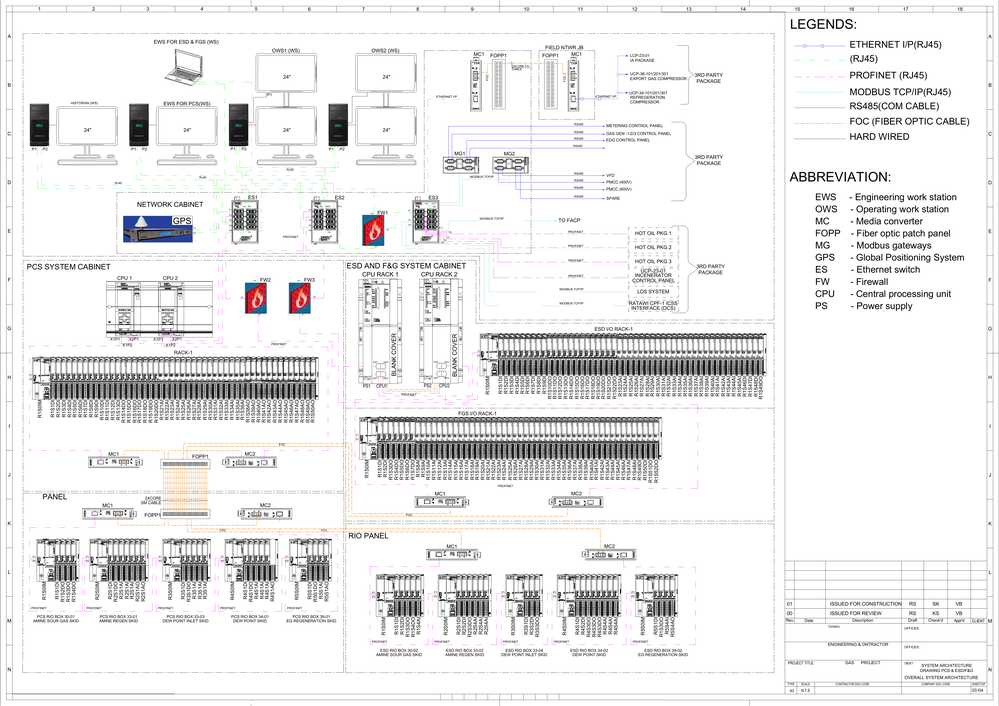
#> input picture example/schema.png, 999 x 706 px, shrunk from 4963 x 3509 before the run
$ python -i autotune.py   (imports and definitions only)
#> lines starting #> are read from the running program, lines starting #| are printed output that depends on the picture; after the words box and inside, x2 and y2 are one past the last pixel; in counts of white or black regions, pixels touching at a corner belong together
#> further down, picture is the input picture: shape (706, 999, 3); mean B, G, R 235.4, 235.1, 235.6
"""Auto-calibration of preprocessing parameters based on image characteristics."""

import cv2
import numpy as np


def _skeletonize(binary):
    """Morphological skeletonization using iterative erosion and opening."""
    skel = np.zeros_like(binary)
    element = cv2.getStructuringElement(cv2.MORPH_CROSS, (3, 3))
    remaining = binary.copy()
    while True:
        eroded = cv2.erode(remaining, element)
        opened = cv2.dilate(eroded, element)
        diff = cv2.subtract(remaining, opened)
        skel = cv2.bitwise_or(skel, diff)
        remaining = eroded
        if cv2.countNonZero(remaining) == 0:
            break
    return skel


def analyze_image(img):
    """Analyze image characteristics for preprocessing calibration.

    Returns a dict with the following keys:

    - ``mean_line_thickness``: average line width in pixels (skeleton method).
    - ``line_density``: ratio of foreground (ink) pixels to total area.
    - ``contrast_score``: standard deviation of grayscale intensities.
    - ``text_density``: estimated ratio of text-like pixels to total area.
    - ``num_distinct_colors``: number of distinct colour clusters on lines.
    """
    gray = cv2.cvtColor(img, cv2.COLOR_BGR2GRAY) if img.ndim == 3 else img

    # Binarize: lines are dark pixels on light background
    _, binary = cv2.threshold(gray, 0, 255, cv2.THRESH_BINARY_INV + cv2.THRESH_OTSU)
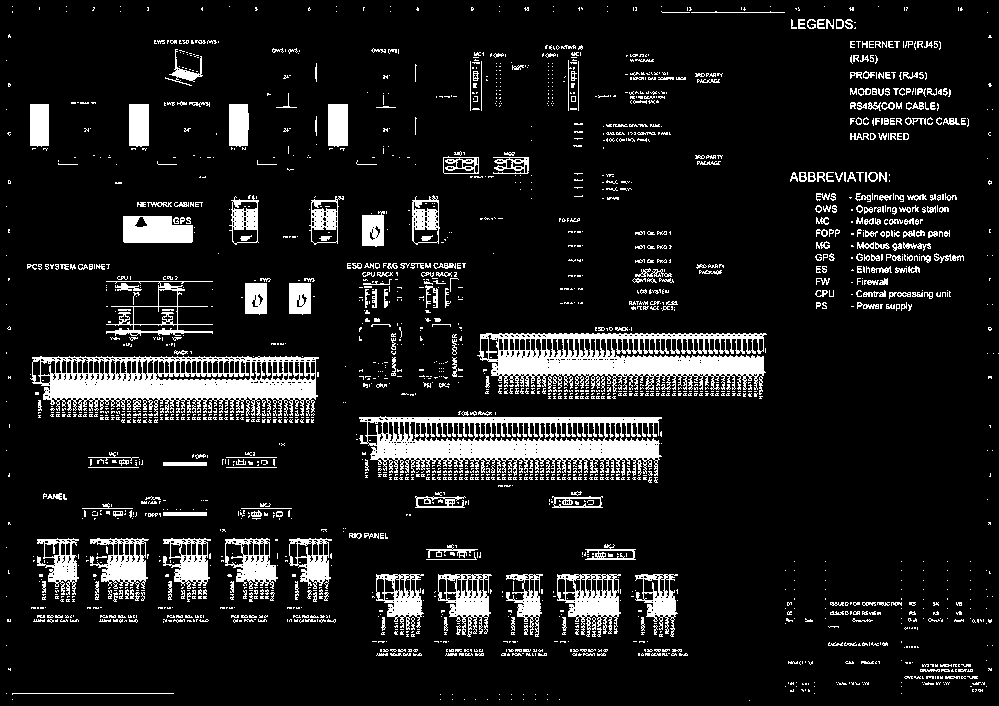
#> binary: shape (706, 999); 11% white; 2152 white regions (1766 under 20 px), largest, box (x1, y1, x2, y2) and area: (359, 416, 662, 476) 10145, (30, 356, 319, 416) 9658, (477, 333, 767, 395) 9652

    total_pixels = binary.shape[0] * binary.shape[1]
#> total_pixels = 705294
    fg_pixels = int(np.count_nonzero(binary))
#> fg_pixels = 77859
    line_density = fg_pixels / total_pixels if total_pixels > 0 else 0.0
#> line_density = 0.11

    # Mean line thickness via morphological skeletonization (no opencv-contrib needed)
    skeleton = _skeletonize(binary)
#> the loop in _skeletonize, `while True:` made 14 passes
#> pass 1, in _skeletonize, `eroded = cv2.erode(remaining, element)`:
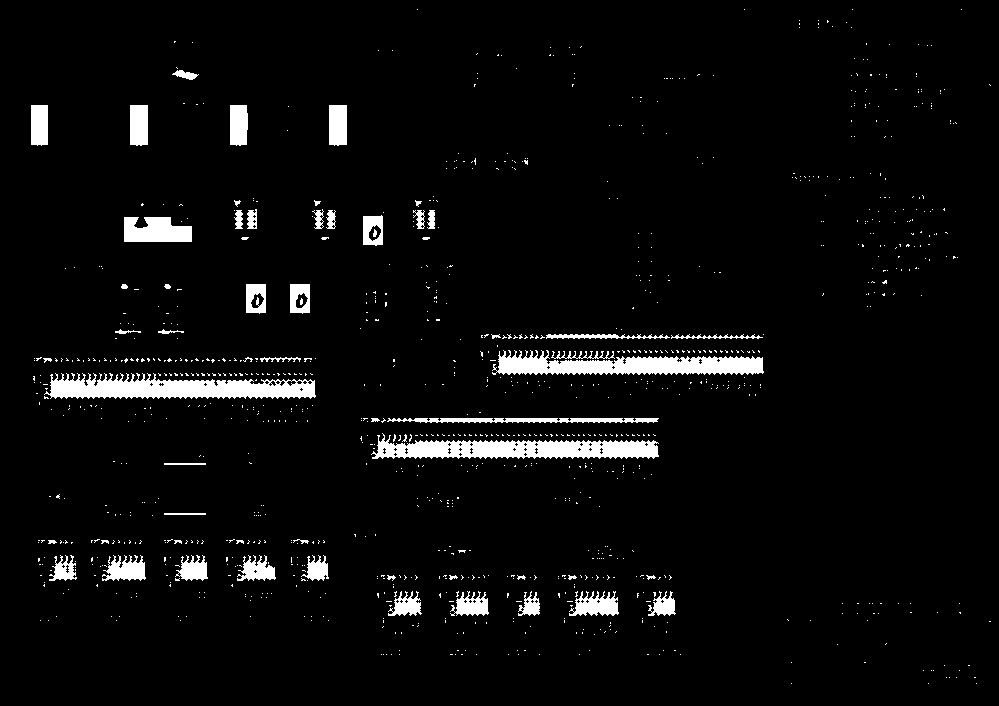
#> eroded: shape (706, 999); 4.3% white; 1078 white regions (1020 under 20 px), largest, box (x1, y1, x2, y2) and area: (44, 373, 316, 399) 4649, (371, 433, 659, 459) 4425, (492, 350, 764, 375) 4214
#> pass 1, in _skeletonize, `opened = cv2.dilate(eroded, element)`:
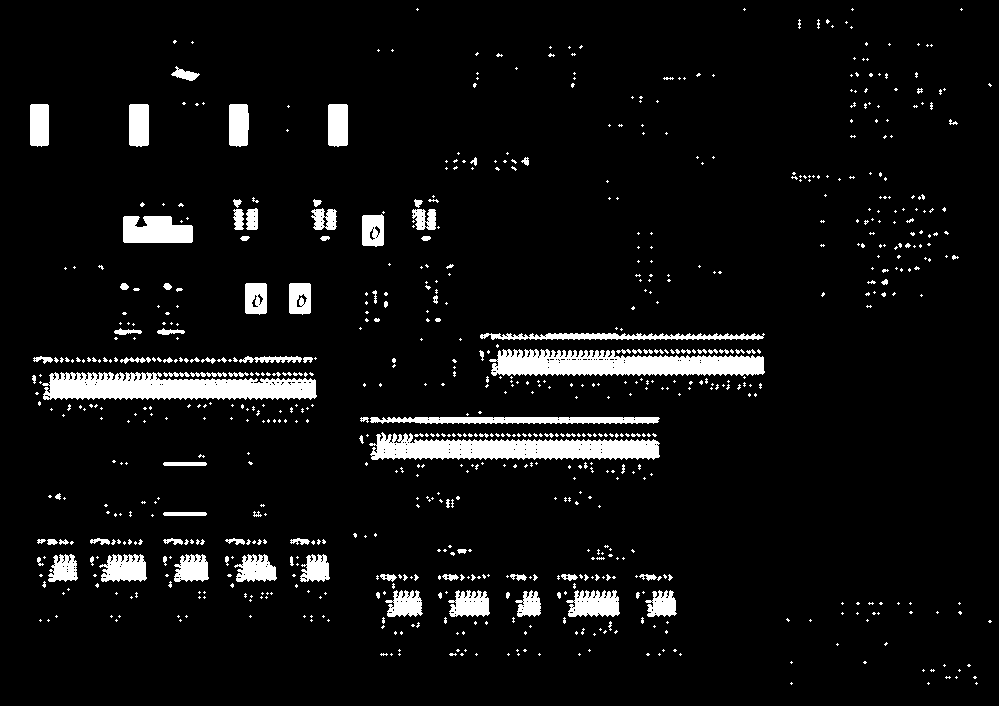
#> opened: shape (706, 999); 6.3% white; 795 white regions (682 under 20 px), largest, box (x1, y1, x2, y2) and area: (42, 372, 317, 400) 5682, (489, 349, 765, 376) 5439, (369, 432, 660, 460) 5360
#> pass 1, in _skeletonize, `diff = cv2.subtract(remaining, opened)`:
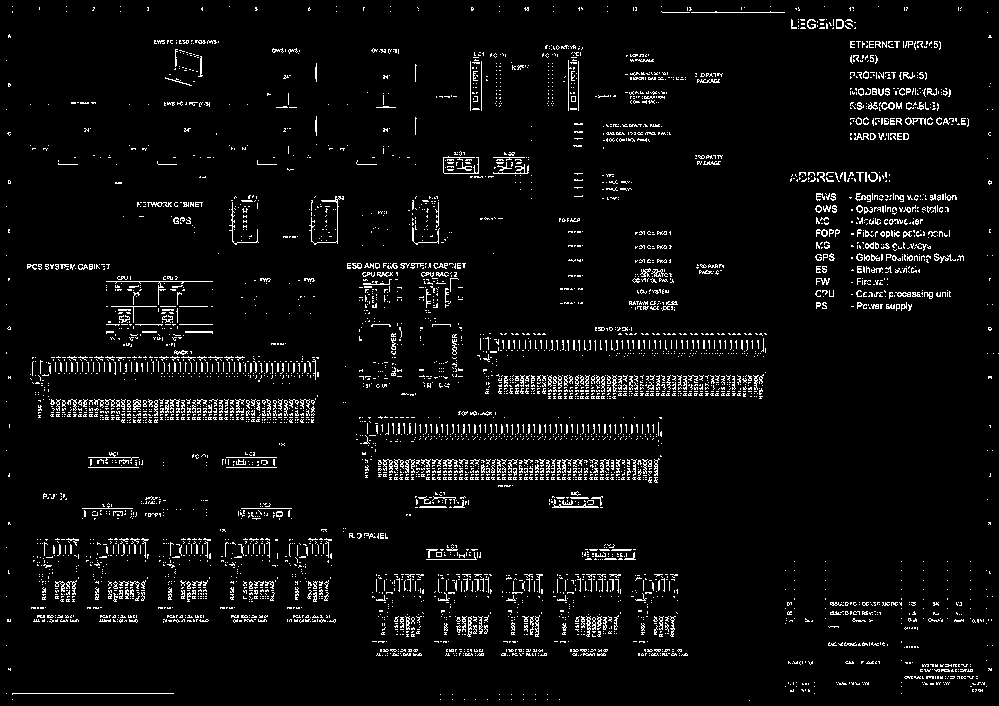
#> diff: shape (706, 999); 4.7% white in thin lines or dots
#> after the loop in _skeletonize, `while True:`: eroded: shape (706, 999); every value is 0
#> after the loop in _skeletonize, `while True:`:
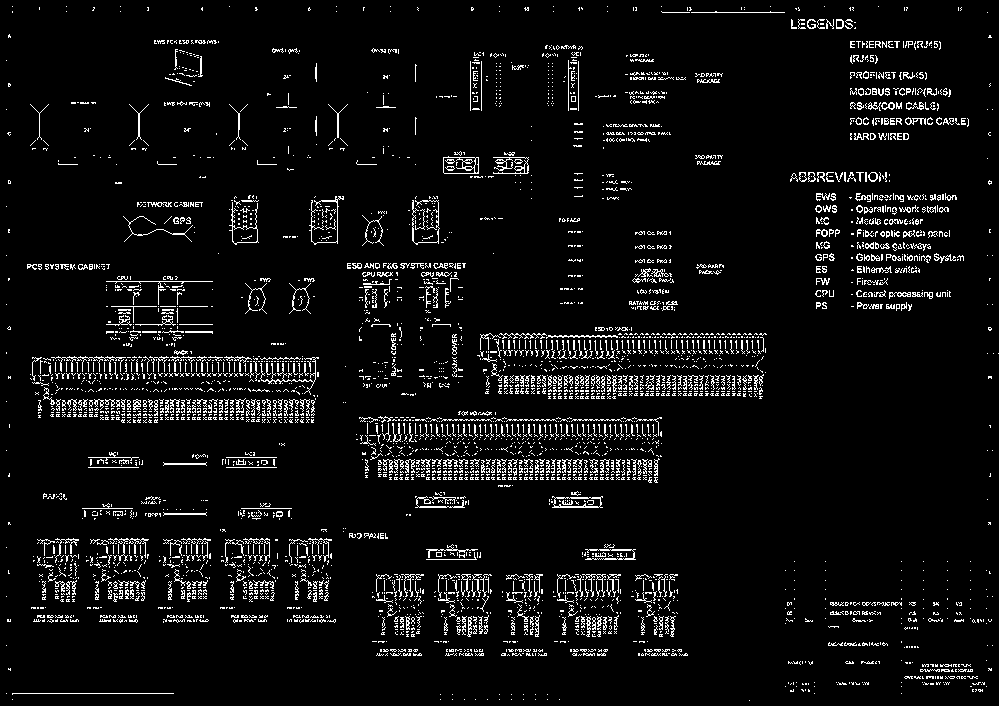
#> skel: shape (706, 999); 5.7% white in thin lines or dots
    skeleton_pixels = int(np.count_nonzero(skeleton))
#> skeleton_pixels = 40454
    mean_line_thickness = fg_pixels / skeleton_pixels if skeleton_pixels > 0 else 1.0
#> mean_line_thickness = 1.92

    # Contrast score: std dev of grayscale intensities
    contrast_score = float(np.std(gray))
#> contrast_score = 45.08

    # Text density: ratio of small connected components (text-like) to total foreground
    num_labels, labels, stats, _ = cv2.connectedComponentsWithStats(binary, connectivity=8)
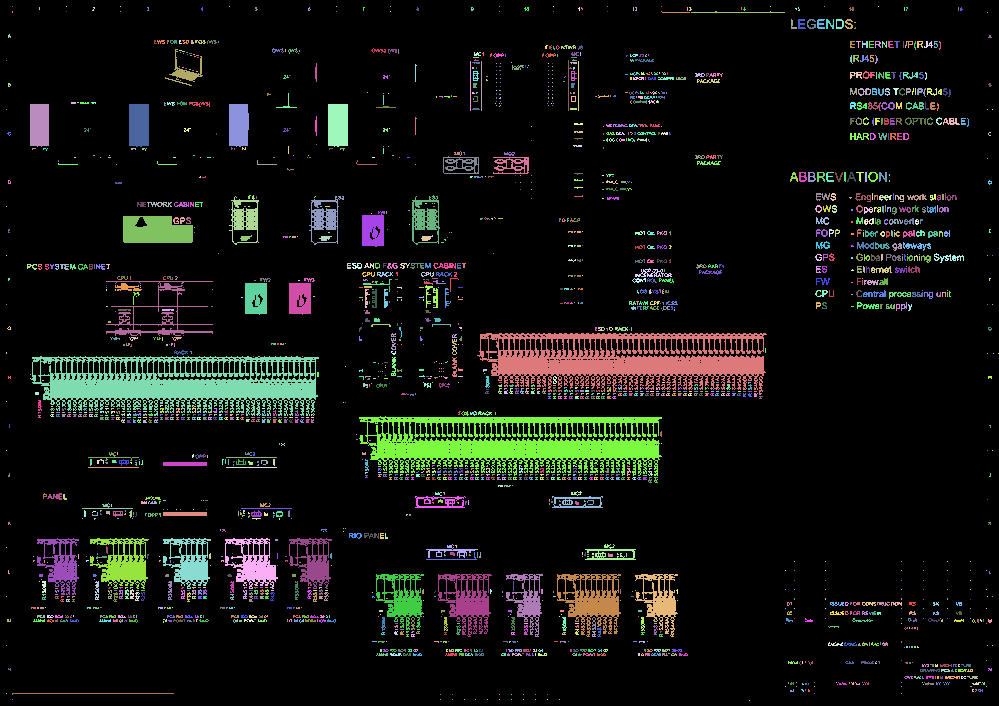
#> labels: shape (706, 999) int32; 2153 distinct labels, from 0 to 2152; one colour per label, 0 black
#> num_labels = 2153; stats = 2153 rows, first 6: [0, 0, 999, 706, 627435], [12, 6, 1, 1, 1], [39, 7, 1, 3, 3], [66, 6, 1, 1, 1], [92, 7, 3, 4, 6], [120, 6, 1, 1, 1]
    if num_labels > 1:
        areas = stats[1:, cv2.CC_STAT_AREA]  # skip background
#> areas = 2152 values, max 10145 at index 1264, min 1 at index 0, mean 36.18
        widths = stats[1:, cv2.CC_STAT_WIDTH]
#> widths = 2152 values, max 303 at index 1264, min 1 at index 0, mean 5.36
        heights = stats[1:, cv2.CC_STAT_HEIGHT]
#> heights = 2152 values, max 63 at index 1641, min 1 at index 0, mean 3.95
        aspect = np.where(heights > 0, widths / heights, 0)
#> aspect = 2152 values, max 81 at index 2129, min 0.02 at index 137, mean 1.66
        # Text components: small area, reasonable aspect ratio
        text_mask = (areas < total_pixels * 0.005) & (aspect > 0.1) & (aspect < 10)
        text_pixels = int(np.sum(areas[text_mask]))
#> text_pixels = 47255
        text_density = text_pixels / total_pixels
#> text_density = 0.067
    else:
        text_density = 0.0

    # Distinct colors on line pixels (from original color image)
    if img.ndim == 3:
        line_pixels_coords = np.column_stack(np.where(binary > 0))
#> line_pixels_coords = 77859 pairs, first value 6 to 700, second value 6 to 998
        if len(line_pixels_coords) > 0:
            colors = img[line_pixels_coords[:, 0], line_pixels_coords[:, 1]].astype(np.float32)
            # Subsample for speed if too many pixels
            if len(colors) > 10_000:
                rng = np.random.default_rng(42)
                idx = rng.choice(len(colors), 10_000, replace=False)
#> idx = 10000 values, max 77856 at index 6424, min 0 at index 4917, mean 38811.1
                colors = colors[idx]
            # K-means to find distinct color clusters
            best_k = 1
            for k in range(2, 13):
                criteria = (cv2.TERM_CRITERIA_EPS + cv2.TERM_CRITERIA_MAX_ITER, 20, 1.0)
                compactness, _, _ = cv2.kmeans(
                    colors, k, None, criteria, 3, cv2.KMEANS_PP_CENTERS
                )
                # Elbow heuristic: stop if compactness reduction < 20%
                if k == 2:
                    prev_compactness = compactness
                    best_k = k
                else:
                    ratio = compactness / prev_compactness if prev_compactness > 0 else 1.0
                    if ratio > 0.8:
                        break
                    prev_compactness = compactness
                    best_k = k
#> this loop made 8 passes
#> (compactness, ratio, prev_compactness) on passes 2 to 7: (12045735.6, 0.571, 12045735.6), (8239697.4, 0.684, 8239697.4), (6295762.6, 0.764, 6295762.6), (4887397.1, 0.776, 4887397.1), (3841621.5, 0.786, 3841621.5), (2634307.6, 0.686, 2634307.6)
#> (compactness, prev_compactness) on pass 1: (21092535.6, 21092535.6)
            num_distinct_colors = best_k
        else:
            num_distinct_colors = 0
    else:
        num_distinct_colors = 1

    return {
        "mean_line_thickness": float(mean_line_thickness),
        "line_density": float(line_density),
        "contrast_score": float(contrast_score),
        "text_density": float(text_density),
        "num_distinct_colors": int(num_distinct_colors),
    }


# Public alias expected by the pipeline module.
analyze_image_characteristics = analyze_image


# [81 lines left out: function compute_params, not called in this run]

>>> import cv2
>>> picture = cv2.imread('../../../example/schema.png')
>>> result = analyze_image(picture)
#> result = {'mean_line_thickness': 1.92, 'line_density': 0.11, 'contrast_score': 45.08, 'text_density': 0.067, 'num_distinct_colors': 8}
